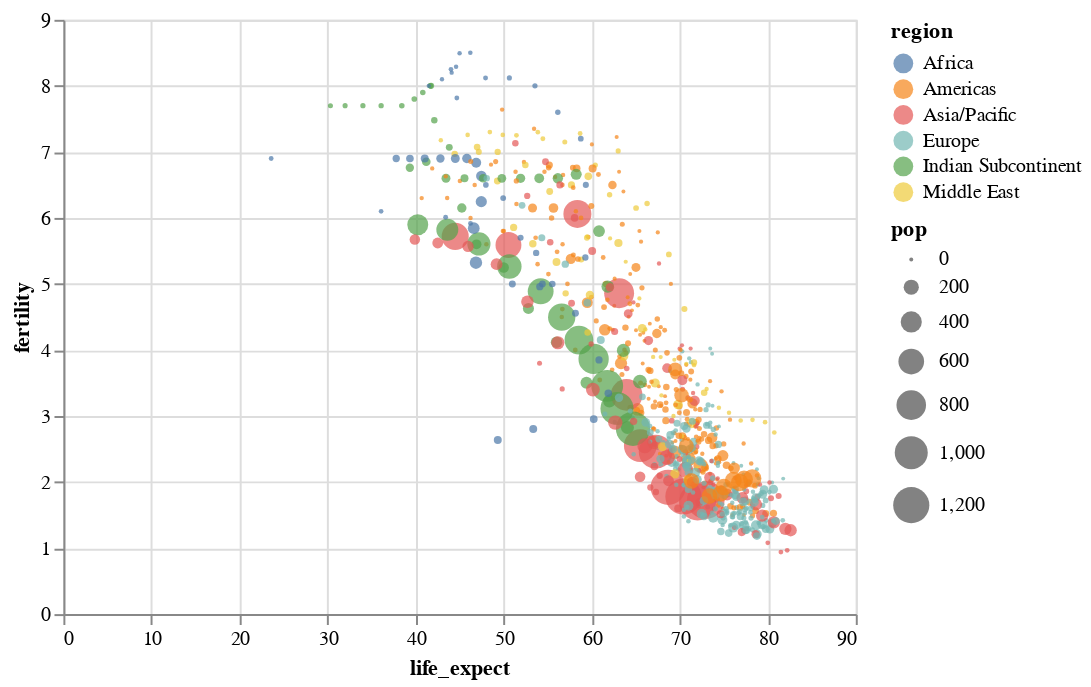

Notebook source saved alongside this figure:
### Code cell
chart = alt.Chart(
    df
).mark_circle(  # circles instead of points
).encode(
    x='life_expect',
    y='fertility',
    color='region:N',
    size='pop'  # population maps to circle size
)

chart.display()

### Figure 1 — Vega-Lite specification as saved in the notebook (floating-point values rounded to 4 significant figures; data arrays with more than 128 entries replaced by an {"elided": "..."} marker saying what was removed)
{"$schema": "https://vega.github.io/schema/vega-lite/v3.4.0.json", "config": {"mark": {"tooltip": null}, "view": {"height": 300, "width": 400}}, "data": {"name": "data-0daee3fd6be6fcabe993c518fbcc58b6"}, "datasets": {"data-0daee3fd6be6fcabe993c518fbcc58b6": {"elided": "693 records"}}, "encoding": {"color": {"field": "region", "type": "nominal"}, "size": {"field": "pop", "type": "quantitative"}, "x": {"field": "life_expect", "type": "quantitative"}, "y": {"field": "fertility", "type": "quantitative"}}, "mark": "circle"}
